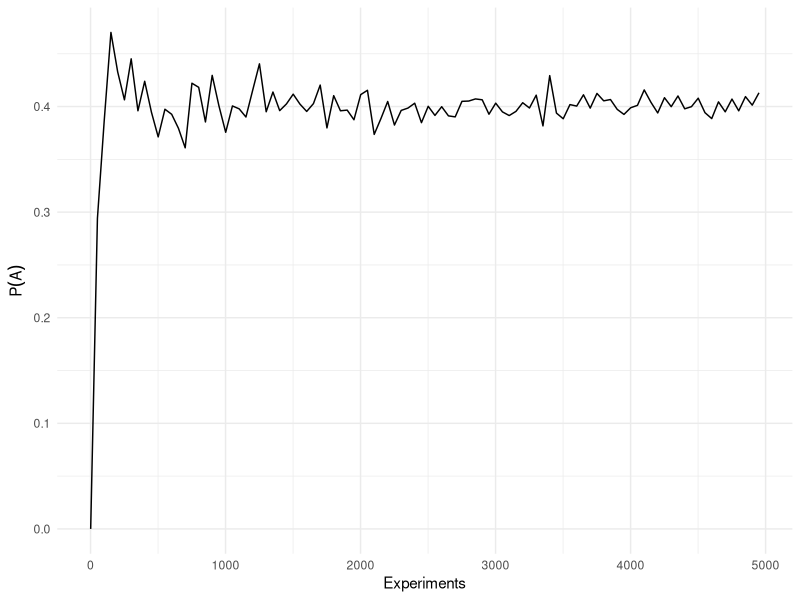

The R source for this figure:
## ---- chunk 1
library(lubridate)
## ---- chunk 2
#| echo: false

# Define the values of N
N_values <- c(1, 10, 50, 100, 500, 2000, 5000, 10000, 50000)

# Initialize vectors to store results
event_A <- numeric(length(N_values))
not_event_A <- numeric(length(N_values))
total <- numeric(length(N_values))

# Simulate experiments
set.seed(42)
for (i in seq_along(N_values)) {
  trials <- runif(N_values[i])  # generate random numbers between 0 and 1
  event_A[i] <- sum(trials < 0.4)
  not_event_A[i] <- sum(trials >= 0.4)
  total[i] <- N_values[i]
}

# Create the data frame
results <- data.frame(
  Event_A = event_A,
  Not_Event_A = not_event_A,
  Total_Experiments = total,
  P_A = event_A/total
)
## ---- chunk 3
library(ggplot2)

# Define the values of N
N_values <- seq(1, 5000, by = 50)

# Initialize vectors to store results
event_A <- numeric(length(N_values))
not_event_A <- numeric(length(N_values))
total <- numeric(length(N_values))

# Simulate experiments
set.seed(42)
for (i in seq_along(N_values)) {
  trials <- runif(N_values[i])  # generate random numbers between 0 and 1
  event_A[i] <- sum(trials < 0.4)
  not_event_A[i] <- sum(trials >= 0.4)
  total[i] <- N_values[i]
}

# Create the data frame
results <- data.frame(
  Event_A = event_A,
  Not_Event_A = not_event_A,
  Total_Experiments = total,
  P_A = event_A/total
)

ggplot(data = results, aes(x = total, y = P_A)) +
  geom_line() +
  theme_minimal() +
  labs(x = "Experiments", y = expression(P(A)))

